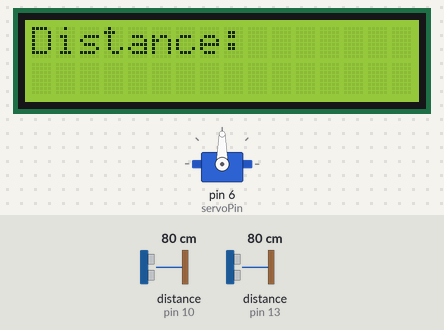
Bench run of a sketch on a simulated Arduino Uno, built with avr-gcc and run on an emulated ATmega328P. Parts: servo, 16×2 character LCD. Wiring (inferred from the names in the program): 2 × ultrasonic range finder: trigger pin 8, echo pin 13 / trigger pin 9, echo pin 10. The test bench sets the inputs (shaded band); at power-on: distance to the obstacle (sensors on pin 10, pin 13) 80 cm. The echo pulse lasts 58.3 µs per cm.

Above: at 0.07 s.
1.3 s: distance to the obstacle (sensor on pin 10) set to 18 cm
2.8 s: distance to the obstacle (sensor on pin 10) set to 15 cm
At 4.0 s:
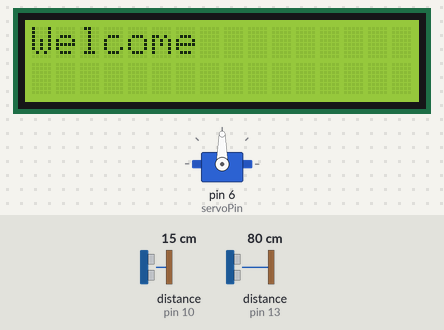
4.3 s: distance to the obstacle (sensor on pin 13) set to 2 cm
At 4.8 s:
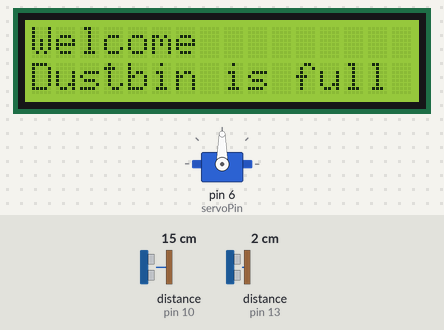
5.9 s: distance to the obstacle (sensor on pin 13) set to 120 cm
At 7.3 s:
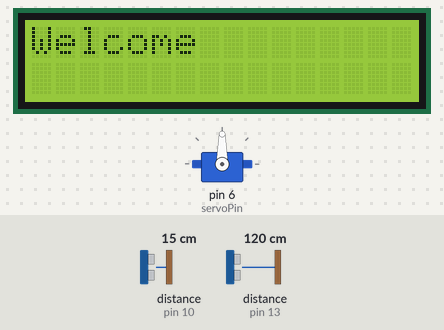
8.9 s: distance to the obstacle (sensor on pin 13) set to 4 cm
At 10.1 s:
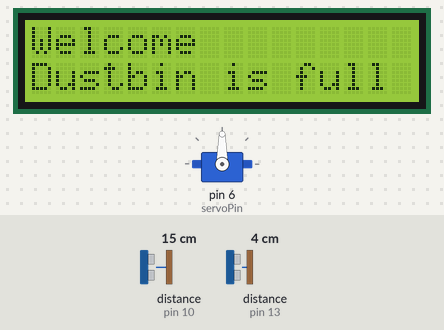
10.5 s: distance to the obstacle (sensor on pin 13) set to 9 cm
At 11.3 s:
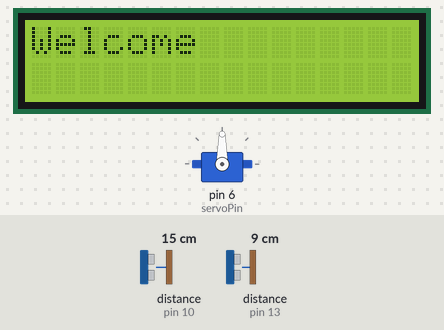
Timing chart, 0 to 13.5 s (numbered marks = the images above; inputs shaded):
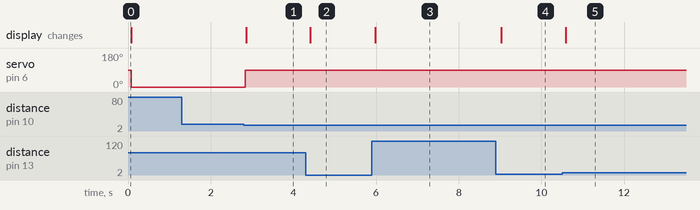

Measured:
- the behaviour switches between 17 and 16 cm on distance to the obstacle (sensor on pin 10) (found by bisection; images 0 and 1)
- after the input at 1.3 s, every drawn part: stays the same
- after the input at 2.8 s, servo on pin 6 (servoPin): 0° → 90° at once; the display: changes after 0.06 s (image 1)
- after the input at 4.3 s, the display: changes after 0.11 s (image 2)
- after the input at 5.9 s, the display: changes after 0.08 s (image 3)
- after the input at 8.9 s, the display: changes after 0.13 s (image 4)
- after the input at 10.5 s, the display: changes after 0.09 s (image 5)

The sketch:

final.ino
```cpp
#include <Servo.h>
#include <LiquidCrystal.h>

const int triggerPin1 = 8;      // Trigger pin of the first ultrasonic sensor
const int echoPin1 = 13;         // Echo pin of the first ultrasonic sensor
const int triggerPin2 = 9;      // Trigger pin of the second ultrasonic sensor
const int echoPin2 = 10;         // Echo pin of the second ultrasonic sensor
const int servoPin = 6;         // Pin for servo motor control
const int welcomeDistance = 5;  // Distance threshold for displaying "Welcome" on LCD
const int rotateDistance = 15;   // Distance threshold for rotating the servo motor
int pos = 0;
const int rs = 12, en = 11, d4 = 5, d5 = 4, d6 = 3, d7 = 2;
LiquidCrystal lcd(rs, en, d4, d5, d6, d7);

Servo servo;                    // Servo object

void setup() {
  pinMode(triggerPin1, OUTPUT);
  pinMode(echoPin1, INPUT);
  pinMode(triggerPin2, OUTPUT);
  pinMode(echoPin2, INPUT);

  servo.attach(servoPin);

  lcd.begin(16, 2);
  lcd.print("Distance: ");
}

void loop() {
  long duration1, distance1, duration2, distance2;

  // Measure distance using the first ultrasonic sensor
  digitalWrite(triggerPin1, LOW);
  delayMicroseconds(2);
  digitalWrite(triggerPin1, HIGH);
  delayMicroseconds(10);
  digitalWrite(triggerPin1, LOW);
  duration1 = pulseIn(echoPin1, HIGH);
  distance1 = duration1 * 0.034 / 2;

  // Check if the first ultrasonic sensor distance is lower than 5cm
  if (distance1 < 5) {
    lcd.setCursor(0, 1);
    lcd.print("Dustbin is full");
  }
  else {
    // Measure distance using the second ultrasonic sensor
    digitalWrite(triggerPin2, LOW);
    delayMicroseconds(2);
    digitalWrite(triggerPin2, HIGH);
    delayMicroseconds(10);
    digitalWrite(triggerPin2, LOW);
    duration2 = pulseIn(echoPin2, HIGH);
    distance2 = duration2 * 0.034 / 2;

    // Check if the second ultrasonic sensor distance is less than 15 cm
    if (distance2 <= 15) {
     for (pos = 0; pos <= 90; pos += 1) { // goes from 0 degrees to 180 degrees
    // in steps of 1 degree
     servo.write(pos); }  // tell servo to go to position in variable 'pos'
    delay(15);
    lcd.clear();
    lcd.setCursor(0, 0);
    lcd.print("Welcome");
  }
  else {
    servo.write(0);
    lcd.clear();
    }
  }

  delay(100);
}
```
